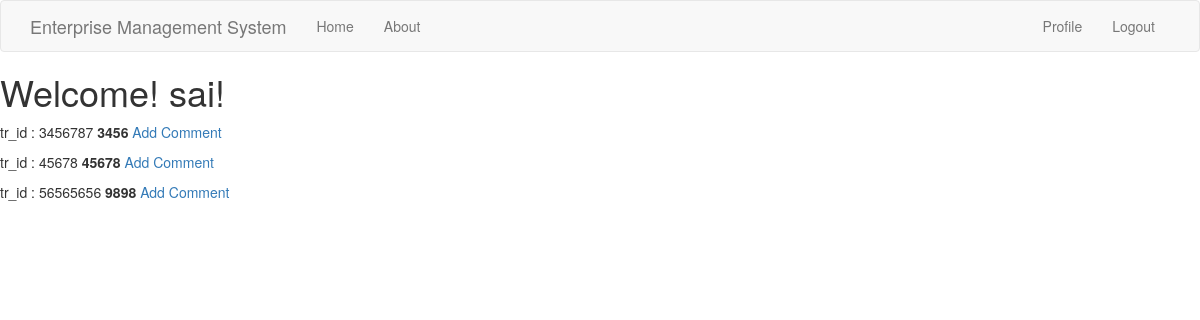
Before: /acc_index (signed in) with the older database file.
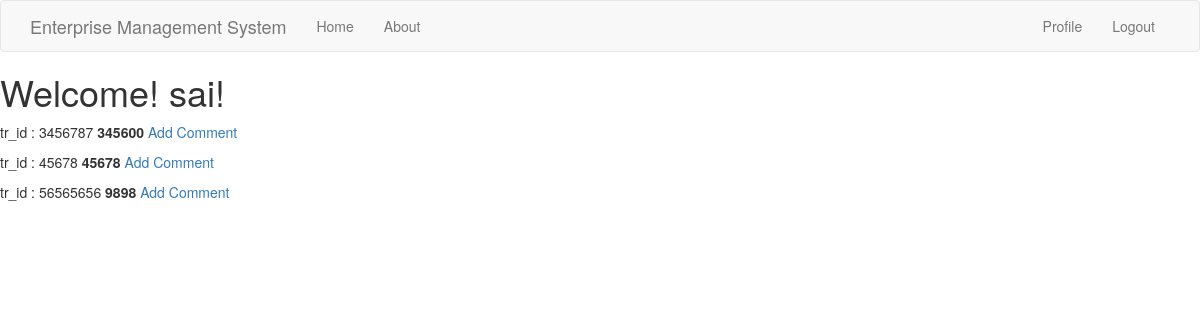
After: the same page with the newer database file.
### app/models.py (models this page shows, shortened)
class Transaction(db.Model):
    id = db.Column(db.Integer,primary_key=True)
    tr_id = db.Column(db.Integer)
    date = db.Column(db.String(64))
    description = db.Column(db.String(140))
    tr_type = db.Column(db.String(64))
    amount = db.Column(db.Integer)
    valid = db.Column(db.Boolean, default=False)
    user_id = db.Column(db.Integer,db.ForeignKey('user.id'))

### app/routes.py (the view)
@app.route('/acc_index')
@login_required
def acc_index():
    link = 3
    transaction = Transaction.query.filter_by(user_id=link)
    return render_template("acc_index.html", title='HomePage',transaction=transaction)

### app/models.py (called while the page is built)
@login.user_loader
def load_user(id):
    return User.query.get(int(id))

### app/routes.py (called while the page is built)
@app.before_request
def before_request():
    if current_user.is_authenticated:
        current_user.last_seen = datetime.utcnow()
        db.session.commit()

### app/templates/acc_index.html
{% extends "base.html" %}
{% block content %}
    <h1>Welcome! {{ current_user.username }}!</h1>
    {% for po in transaction %}
    <div>
    	<p>tr_id : {{po.tr_id}} <b>{{po.amount}}</b> <a href="{{ url_for('add_comment', trans_id = po.id) }}">Add Comment</a></p>
    </div>
    {% endfor %}
{% endblock %}

Changed rows visible on the page:
changed Transaction (number 1 of 3 on the later page): amount "3456" → "345600"
